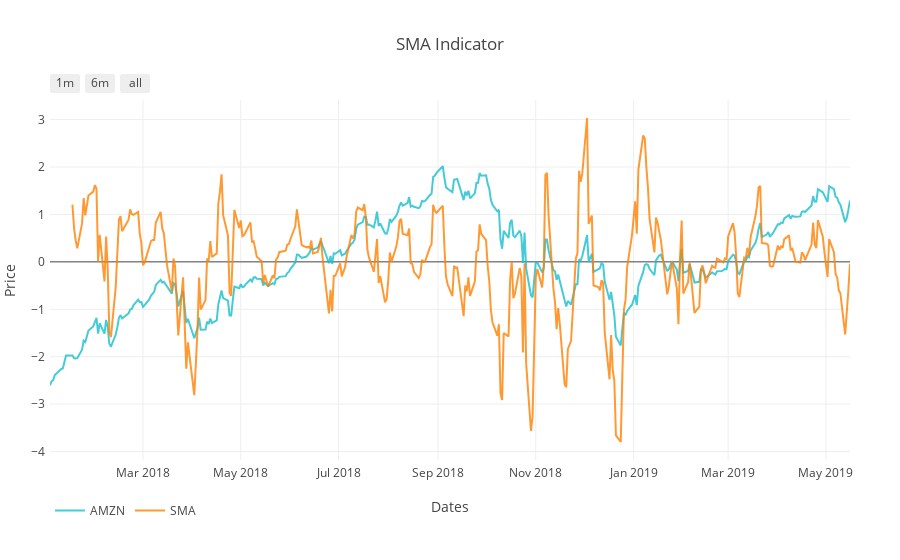

Notebook cell for this chart:
### Code cell
# SMA
plot_sma = plot_sma_indicator(df_norm, symbol, output_type='nb')
iplot(plot_sma)

### Figure 1 — Plotly figure (JSON) as saved in the notebook; plotly's stock layout.template omitted (floating-point values rounded to 4 significant figures; data arrays with more than 128 entries replaced by an {"elided": "..."} marker saying what was removed)
{"data": [{"line": {"color": "#17BECF"}, "name": "AMZN", "opacity": 0.8, "type": "scatter", "uid": "45e1138e-0e54-42aa-90e4-4573154c77f3", "x": {"elided": "345 str values"}, "y": {"elided": "345 float values"}}, {"line": {"color": "#FF8000"}, "name": "SMA", "opacity": 0.8, "type": "scatter", "uid": "e79cfad5-c4ee-4ac2-8445-c799069f588a", "x": {"elided": "345 str values"}, "y": {"elided": "345 float values"}}], "layout": {"autosize": true, "legend": {"orientation": "h"}, "margin": {"b": 100, "l": 50, "pad": 4, "r": 50, "t": 100}, "showlegend": true, "title": {"text": "SMA Indicator"}, "xaxis": {"range": ["2018-01-02", "2019-05-16"], "rangeselector": {"buttons": [{"count": 1, "label": "1m", "step": "month", "stepmode": "backward"}, {"count": 6, "label": "6m", "step": "month", "stepmode": "backward"}, {"step": "all"}]}, "title": {"text": "Dates"}, "type": "date"}, "yaxis": {"autorange": true, "range": [-4.177, 3.413], "title": {"text": "Price"}, "type": "linear"}}}
